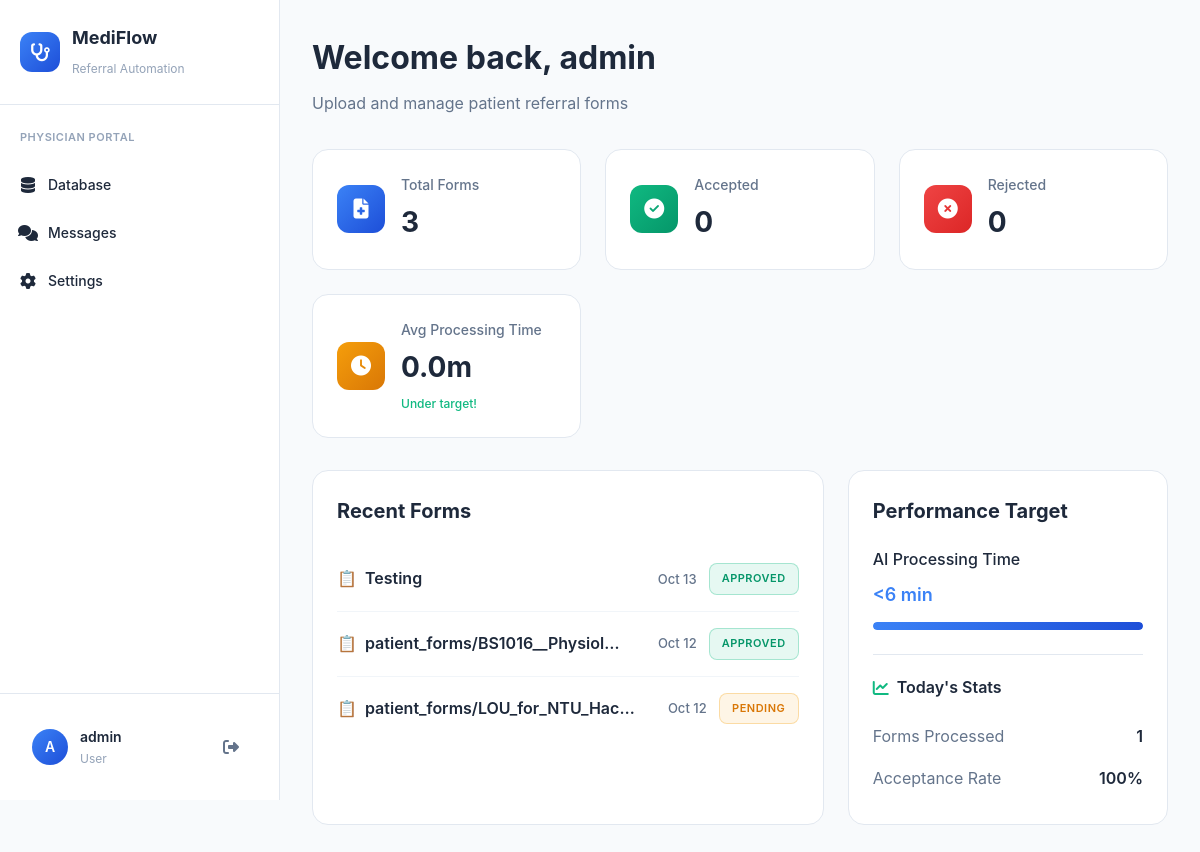
The app's page / (signed in) with its own data.
### dashboard/models.py (models this page shows, shortened)
class PatientForm(models.Model):
    STATUS_CHOICES = [
        ('pending', 'Pending'),
        ('processing', 'Processing'),
        ('approved', 'Approved'),
        ('rejected', 'Rejected'),
    ]
    AI_DECISION_CHOICES = [
        ('analyzing', 'Analyzing...'),
        ('accept', 'Accept'),
        ('reject', 'Reject'),
        ('review_required', 'Review Required'),
    ]
    patient_name = models.CharField(max_length=255, blank=True, null=True, help_text="Will be extracted from form if not provided")
    uploaded_file = models.FileField(
        upload_to=upload_to,
        validators=[FileExtensionValidator(allowed_extensions=['pdf', 'png', 'jpg', 'jpeg'])],
        help_text="Supported: PDF, PNG, JPG (Max 10MB)"
    )
    uploaded_by = models.ForeignKey(User, on_delete=models.CASCADE, null=True, blank=True, help_text="User who uploaded this form")
    uploaded_at = models.DateTimeField(auto_now_add=True)
    processed = models.BooleanField(default=False)
    status = models.CharField(max_length=20, choices=STATUS_CHOICES, default='pending')
    ai_decision = models.CharField(max_length=20, choices=AI_DECISION_CHOICES, default='analyzing')
    ai_feedback = models.TextField(blank=True, null=True)
    extracted_patient_name = models.CharField(max_length=255, blank=True, null=True)
    processing_time_seconds = models.IntegerField(null=True, blank=True, help_text="Processing time in seconds")
    class Meta:
        ordering = ['-uploaded_at']

### dashboard/views.py (the view, shortened to what this page needs)
# urls.py: path('', views.dashboard_home, name='home'),
@login_required
def dashboard_home(request):
    recent_forms = PatientForm.objects.all()[:5]  # Get 5 most recent forms
    total_forms = PatientForm.objects.count()
    unread_messages_count = 0
    latest_conversation = None
    context = {
        'user_name': request.user.get_full_name() or request.user.username,
        'total_forms': total_forms,
        'accepted_forms': PatientForm.objects.filter(processed=True).count(),
        'rejected_forms': 0,  # Add logic for rejected forms if needed
        'avg_processing_time': '0.0m',
        'forms_processed_today': PatientForm.objects.filter(uploaded_at__date=timezone.now().date()).count() if 'timezone' in globals() else 0,
        'acceptance_rate': '100%' if total_forms > 0 else '0%',
        'processing_target': '<6 min',
        'recent_forms': recent_forms,
        'unread_messages_count': unread_messages_count,
        'latest_conversation': latest_conversation,
    }
    return render(request, 'dashboard/home.html', context)

### templates/dashboard/home.html (shortened to what this page needs)
{% extends 'base.html' %}
{% block content %}
<div class="dashboard-content">
    <div class="dashboard-header">
        <div class="header-content">
            <div>
                <h1>Welcome back, {{ user_name }}</h1>
                <p>Upload and manage patient referral forms</p>
            </div>
        </div>
    </div>
    <div class="stats-grid">
        <div class="stat-card">
            <div class="stat-icon blue">
                <i class="fas fa-file-medical"></i>
            </div>
            <div class="stat-content">
                <h3>Total Forms</h3>
                <div class="stat-number">{{ total_forms }}</div>
            </div>
        </div>
        <div class="stat-card">
            <div class="stat-icon green">
                <i class="fas fa-check-circle"></i>
            </div>
            <div class="stat-content">
                <h3>Accepted</h3>
                <div class="stat-number">{{ accepted_forms }}</div>
            </div>
        </div>
        <div class="stat-card">
            <div class="stat-icon red">
                <i class="fas fa-times-circle"></i>
            </div>
            <div class="stat-content">
                <h3>Rejected</h3>
                <div class="stat-number">{{ rejected_forms }}</div>
            </div>
        </div>
        <div class="stat-card">
            <div class="stat-icon orange">
                <i class="fas fa-clock"></i>
            </div>
            <div class="stat-content">
                <h3>Avg Processing Time</h3>
                <div class="stat-number">{{ avg_processing_time }}</div>
                <div class="stat-label">Under target!</div>
            </div>
        </div>
    </div>
    <div class="dashboard-grid">
        <div class="dashboard-card">
            <h2>Recent Forms</h2>
            <div class="recent-forms">
                {% if recent_forms %}
                    {% for form in recent_forms %}
                        <div class="form-item">
                            <span class="form-name">
                                {% if form.patient_name %}
                                    {{ form.patient_name }}
                                {% elif form.extracted_patient_name %}
                                    {{ form.extracted_patient_name }}
                                {% elif form.uploaded_file %}
                                    {{ form.uploaded_file.name|truncatechars:30 }}
                                {% else %}
                                    Unknown Patient
                                {% endif %}
                            </span>
                            <span class="form-date">{{ form.uploaded_at|date:"M j" }}</span>
                            <span class="form-status {{ form.status|lower }}">{{ form.get_status_display }}</span>
                        </div>
                    {% endfor %}
                {% else %}
                    <div class="no-forms">
                        <p>No forms processed yet</p>
                    </div>
                {% endif %}
            </div>
        </div>
        <div class="dashboard-card">
            <h2>Performance Target</h2>
            <div class="performance-section">
                <div class="performance-item">
                    <span class="performance-label">AI Processing Time</span>
                    <span class="performance-target">{{ processing_target }}</span>
                    <div class="progress-bar">
                        <div class="progress-fill" style="width: 100%;"></div>
                    </div>
                </div>
                <div class="today-stats">
                    <h3><i class="fas fa-chart-line"></i> Today's Stats</h3>
                    <div class="today-stat">
                        <span>Forms Processed</span>
                        <span class="stat-value">{{ forms_processed_today }}</span>
                    </div>
                    <div class="today-stat">
                        <span>Acceptance Rate</span>
                        <span class="stat-value">{{ acceptance_rate }}</span>
                    </div>
                </div>
            </div>
        </div>
    </div>
</div>
{% endblock %}

### templates/base.html (shortened to what this page needs)
<!DOCTYPE html>
<html lang="en">
<head>
    {% load static %}
    <link rel="stylesheet" href="{% static 'css/dashboard.css' %}">
    <link href="https://cdnjs.cloudflare.com/ajax/libs/font-awesome/6.4.0/css/all.min.css" rel="stylesheet">
</head>
<body data-theme="light">
    <div class="app-container">
        <aside class="sidebar">
            <div class="sidebar-header">
                <div class="logo">
                    <div class="logo-icon">
                        <i class="fas fa-stethoscope"></i>
                    </div>
                    <div class="logo-text">
                        <h3>MediFlow</h3>
                        <span>Referral Automation</span>
                    </div>
                </div>
            </div>
            <nav class="sidebar-nav">
                {% if user.profile.role == 'administrator' %}
                    <h4>ADMINISTRATOR PORTAL</h4>
                    <ul>
                        <li class="nav-item" data-page="dashboard">
                            <a href="{% url 'dashboard:home' %}">
                                <i class="fas fa-tachometer-alt"></i>
                                Dashboard
                            </a>
                        </li>
                        <li class="nav-item" data-page="upload">
                            <a href="{% url 'dashboard:upload_form' %}">
                                <i class="fas fa-upload"></i>
                                Upload Form
                            </a>
                        </li>
                        <li class="nav-item" data-page="database">
                            <a href="{% url 'dashboard:database' %}">
                                <i class="fas fa-database"></i>
                                Database
                            </a>
                        </li>
                        <li class="nav-item" data-page="time-saved">
                            <a href="{% url 'dashboard:time_saved' %}">
                                <i class="fas fa-clock"></i>
                                Time Saved
                            </a>
                        </li>
                        <li class="nav-item" data-page="messages">
                            <a href="{% url 'messaging:inbox' %}">
                                <i class="fas fa-comments"></i>
                                Messages
                            </a>
                        </li>
                        <li class="nav-item" data-page="settings">
                            <a href="{% url 'dashboard:settings' %}">
                                <i class="fas fa-cog"></i>
                                Settings
                            </a>
                        </li>
                    </ul>
                {% else %}
                    <h4>PHYSICIAN PORTAL</h4>
                    <ul>
                        <li class="nav-item" data-page="database">
                            <a href="{% url 'dashboard:database' %}">
                                <i class="fas fa-database"></i>
                                Database
                            </a>
                        </li>
                        <li class="nav-item" data-page="messages">
                            <a href="{% url 'messaging:inbox' %}">
                                <i class="fas fa-comments"></i>
                                Messages
                            </a>
                        </li>
                        <li class="nav-item" data-page="settings">
                            <a href="{% url 'dashboard:settings' %}">
                                <i class="fas fa-cog"></i>
                                Settings
                            </a>
                        </li>
                    </ul>
                {% endif %}
            </nav>
            <div class="sidebar-footer">
                {% if user.is_authenticated %}
                <div class="user-profile">
                    <div class="user-avatar">{{ user.username|first|upper }}</div>
                    <div class="user-info">
                        <span class="user-name">{{ user.get_full_name|default:user.username }}</span>
                        <span class="user-role">{{ user.profile.get_role_display|default:"User" }}</span>
                    </div>
                    <div class="user-actions">
                        <a href="{% url 'accounts:logout' %}" class="logout-btn" title="Logout">
                            <i class="fas fa-sign-out-alt"></i>
                        </a>
                    </div>
                </div>
                {% endif %}
            </div>
        </aside>
        <main class="main-content">
            {% block content %}
            {% endblock %}
        </main>
    </div>
</body>
</html>

### templates/base.html (style rules this page uses)
:root { --bg-primary: #ffffff; --bg-secondary: #f8fafc; --bg-tertiary: #f1f5f9; --text-primary: #1e293b; --text-secondary: #64748b; --text-tertiary: #94a3b8; --border-primary: #e2e8f0; --border-secondary: #f1f5f9; --border-light: #f1f5f9; --shadow-light: 0 2px 8px rgba(0, 0, 0, 0.1); --shadow-medium: 0 4px 12px rgba(0, 0, 0, 0.15); --sidebar-bg: #ffffff; --sidebar-text: #1e293b; --card-bg: #ffffff; --input-bg: #ffffff; --hover-bg: #f8fafc; --primary-color: #3b82f6; --primary-dark: #1d4ed8; --accent-color: #1d4ed8; --success-color: #10b981; --success-bg: #dcfce7; --success-text: #166534; --error-color: #ef4444; --error-bg: #fee2e2; --error-text: #991b1b; --warning-color: #f59e0b; --warning-bg: #fef3c7; --warning-text: #92400e; }
body { background-color: var(--bg-secondary); color: var(--text-primary); transition: background-color 0.3s ease, color 0.3s ease; }

### templates/dashboard/home.html (style rules this page uses)
.dashboard-header .header-content { display: flex; justify-content: space-between; align-items: flex-start; gap: 2rem; }

### records on screen
PatientForm: patient_name "Testing", uploaded_at "Oct 13", status "APPROVED"
PatientForm: uploaded_file.name "patient_forms/BS1016__Physiol…", uploaded_at "Oct 12", status "APPROVED"
PatientForm: uploaded_file.name "patient_forms/LOU_for_NTU_Hac…", uploaded_at "Oct 12", status "PENDING"

### other values on screen
{{ user.username|first|upper }} "A"
{{ user.get_full_name|default:user.username }} "admin"
{{ user.profile.get_role_display|default:"User" }} "User"
{{ user_name }} "admin"
{{ total_forms }} "3"
{{ accepted_forms }} "0"
{{ rejected_forms }} "0"
{{ avg_processing_time }} "0.0m"
{{ processing_target }} "<6 min"
{{ acceptance_rate }} "100%"
